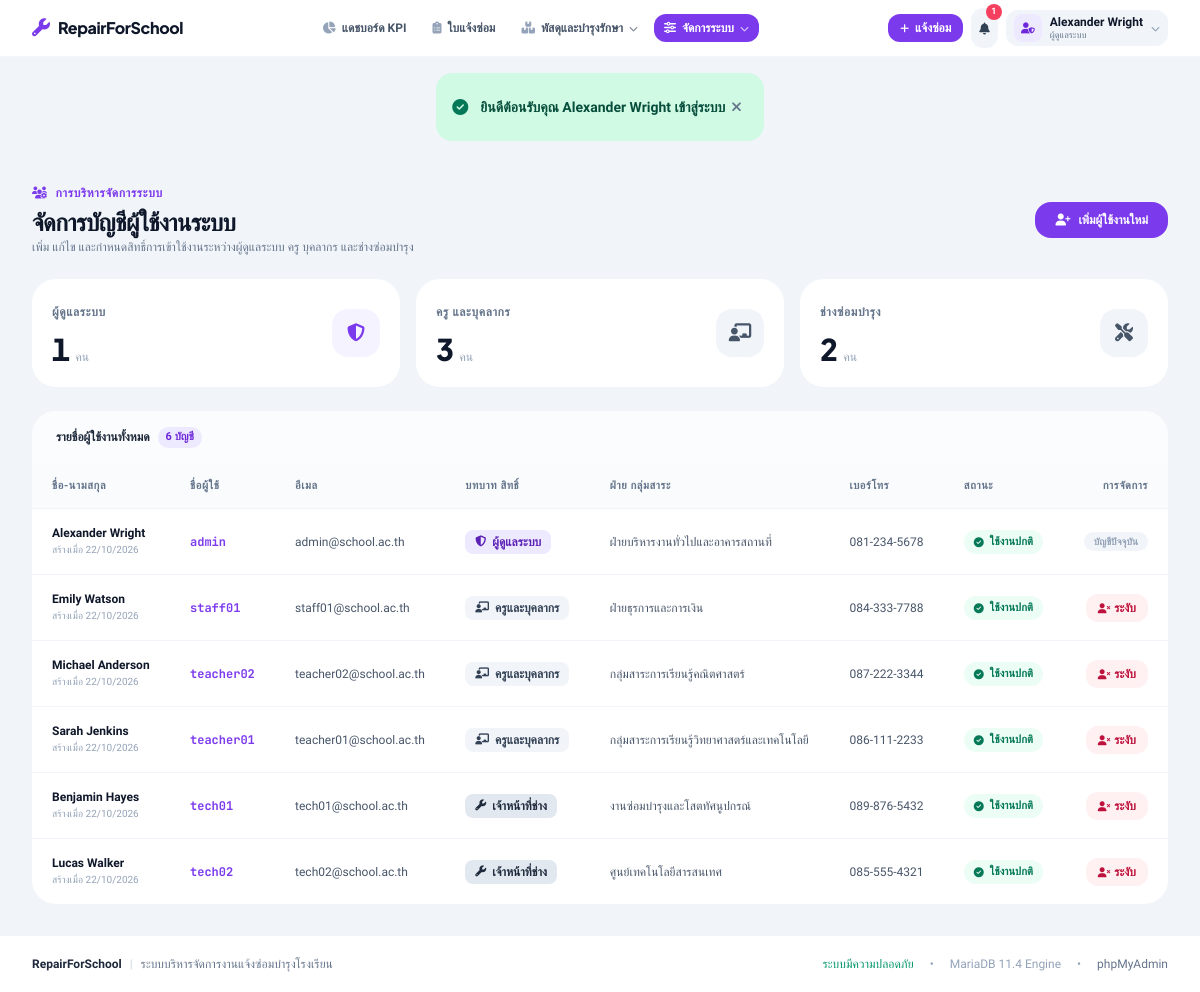
The app's page /index.php?page=users (signed in) with its own data.
### tables this page shows
CREATE TABLE `users` (
  `id`            INT UNSIGNED NOT NULL AUTO_INCREMENT,
  `username`      VARCHAR(50)  NOT NULL UNIQUE,
  `email`         VARCHAR(100) NOT NULL UNIQUE,
  `password_hash` VARCHAR(255) NOT NULL,
  `full_name`     VARCHAR(100) NOT NULL,
  `role`          ENUM('admin', 'teacher', 'technician') NOT NULL DEFAULT 'teacher',
  `department`    VARCHAR(100) DEFAULT NULL COMMENT 'กลุ่มสาระฯ / ฝ่ายงาน',
  `phone`         VARCHAR(20)  DEFAULT NULL,
  `is_active`     TINYINT(1)   NOT NULL DEFAULT 1,
  `created_at`    TIMESTAMP    NOT NULL DEFAULT CURRENT_TIMESTAMP,
  `updated_at`    TIMESTAMP    NOT NULL DEFAULT CURRENT_TIMESTAMP ON UPDATE CURRENT_TIMESTAMP,
  PRIMARY KEY (`id`),
  INDEX `idx_role` (`role`),
  INDEX `idx_is_active` (`is_active`)
);

### pages/admin/users.php (the view, shortened to what the rows shown need)
<?php
require_once __DIR__ . '/../layout/header.php';
?>
<div class="max-w-7xl mx-auto px-4 sm:px-6 lg:px-8 py-8 space-y-6">
  <div class="flex flex-col md:flex-row md:items-center md:justify-between gap-4">
    <div>
      <h1 class="text-2xl font-black text-slate-900 tracking-tight font-display">จัดการบัญชีผู้ใช้งานระบบ</h1>
    </div>
  </div>
  <div class="bg-white rounded-3xl overflow-hidden">
    <div class="overflow-x-auto">
      <table class="min-w-full divide-y divide-slate-100">
        <thead class="bg-slate-50/80 text-[11px] font-bold text-slate-500 uppercase tracking-wider text-left">
          <tr>
            <th class="px-5 py-3.5">ชื่อ-นามสกุล</th>
            <th class="px-5 py-3.5">ชื่อผู้ใช้</th>
            <th class="px-5 py-3.5">อีเมล</th>
            <th class="px-5 py-3.5">บทบาท สิทธิ์</th>
            <th class="px-5 py-3.5">ฝ่าย กลุ่มสาระ</th>
            <th class="px-5 py-3.5">เบอร์โทร</th>
            <th class="px-5 py-3.5">สถานะ</th>
            <th class="px-5 py-3.5 text-right">การจัดการ</th>
          </tr>
        </thead>
        <tbody class="divide-y divide-slate-100 text-xs">
          <?php foreach ($users as $u): ?>
            <tr class="hover:bg-slate-50/70 transition-colors">
              <td class="px-5 py-4 whitespace-nowrap">
                <strong class="text-slate-900 block"><?= htmlspecialchars($u->full_name) ?></strong>
                <span class="text-[10px] text-slate-400">สร้างเมื่อ <?= date('d/m/Y', strtotime($u->created_at)) ?></span>
              </td>
              <td class="px-5 py-4 whitespace-nowrap font-mono text-violet-600 font-bold">
                <?= htmlspecialchars($u->username) ?>
              </td>
              <td class="px-5 py-4 whitespace-nowrap text-slate-600">
                <?= htmlspecialchars($u->email) ?>
              </td>
              <td class="px-5 py-4 whitespace-nowrap">
                <?= Auth::getRoleBadge($u->role) ?>
              </td>
              <td class="px-5 py-4 whitespace-nowrap text-slate-600">
                <?= htmlspecialchars($u->department ?? '-') ?>
              </td>
              <td class="px-5 py-4 whitespace-nowrap text-slate-600">
                <?= htmlspecialchars($u->phone ?? '-') ?>
              </td>
              <td class="px-5 py-4 whitespace-nowrap">
                <?php if ((int)$u->is_active === 1): ?>
                  <span class="inline-flex items-center gap-1.5 px-2.5 py-1 rounded-xl text-[11px] font-bold bg-emerald-50 text-emerald-700">
                    <i class="fa-solid fa-circle-check text-[10px]" aria-hidden="true"></i>
                    <span>ใช้งานปกติ</span>
                  </span>
                <?php endif; ?>
              </td>
              <td class="px-5 py-4 whitespace-nowrap text-right">
                <?php if ((int)$u->id !== (int)Auth::id()): ?>
                  <form action="index.php?page=users-toggle" method="POST" class="inline" onsubmit="return confirm('ยืนยันการเปลี่ยนสถานะผู้ใช้งานรายนี้?');">
                    <?php if ((int)$u->is_active === 1): ?>
                      <button
                        type="submit"
                        class="inline-flex items-center gap-1 px-3 py-1.5 rounded-xl bg-rose-50 hover:bg-rose-100 text-rose-700 text-xs font-bold transition-all active:scale-95"
                        title="ระงับการใช้งาน"
                      >
                        <i class="fa-solid fa-user-xmark text-[10px]" aria-hidden="true"></i>
                        <span>ระงับ</span>
                      </button>
                    <?php endif; ?>
                  </form>
                <?php else: ?>
                  <span class="px-2.5 py-1 rounded-xl bg-slate-100 text-slate-400 text-[10px] font-semibold">
                    บัญชีปัจจุบัน
                  </span>
                <?php endif; ?>
              </td>
            </tr>
          <?php endforeach; ?>
        </tbody>
      </table>
    </div>
  </div>
</div>
<?php
require_once __DIR__ . '/../layout/footer.php';
?>

### pages/layout/header.php (shortened to what the rows shown need)
<?php
$currentUser = Auth::user();
$currentRole = Auth::role();
$unreadNotifCount = 0;
if (Auth::check()) {
    $unreadNotifCount = Notification::countUnreadByUser((int)Auth::id());
}
?>
<!doctype html>
<html lang="th" class="h-full">
<head>
  <script src="https://cdn.tailwindcss.com"></script>
  <link rel="stylesheet" href="https://cdnjs.cloudflare.com/ajax/libs/font-awesome/6.5.2/css/all.min.css" />
  <link href="assets/css/app.css" rel="stylesheet">
</head>
<body class="bg-slate-100 text-slate-800 antialiased flex flex-col min-h-[100dvh]">
<header class="sticky top-0 z-40 w-full bg-white text-slate-800 transition-all border-b border-slate-100/80">
  <div class="max-w-[1440px] mx-auto px-4 sm:px-6 lg:px-8">
    <div class="flex items-center justify-between h-14 gap-2">
      <div class="flex items-center gap-2">
        <?php if (Auth::check()): ?>
          <?php if (!Auth::isTeacher()): ?>
            <a href="index.php?page=tickets-create" class="hidden sm:inline-flex items-center gap-1.5 px-3 py-1.5 rounded-xl bg-violet-600 hover:bg-violet-700 text-white text-xs font-bold transition-all active:scale-95 shadow-none">
              <i class="fa-solid fa-plus text-[10px]" aria-hidden="true"></i>
              <span>แจ้งซ่อม</span>
            </a>
          <?php endif; ?>
          <div class="relative" id="notificationMenuWrapper">
            <button
              type="button"
              id="notificationMenuButton"
              onclick="toggleNotificationDropdown()"
              aria-haspopup="true"
              aria-expanded="false"
              aria-label="การแจ้งเตือน"
              class="relative p-2 rounded-xl bg-slate-100 hover:bg-slate-200 text-slate-700 hover:text-slate-900 transition-all focus:outline-none"
            >
              <i class="fa-solid fa-bell text-xs" aria-hidden="true"></i>
              <?php if ($unreadNotifCount > 0): ?>
                <span class="absolute -top-1 -right-1 min-w-[16px] h-[16px] px-1 rounded-full bg-rose-500 text-white text-[9px] font-black flex items-center justify-center tabular-nums">
                  <?= $unreadNotifCount > 9 ? '9+' : $unreadNotifCount ?>
                </span>
              <?php endif; ?>
            </button>
          </div>
          <div class="relative" id="userMenuWrapper">
            <button
              type="button"
              id="userMenuButton"
              onclick="toggleUserDropdown()"
              aria-haspopup="true"
              aria-expanded="false"
              aria-label="เมนูบัญชีผู้ใช้งาน"
              class="flex items-center gap-2 py-1 px-2 rounded-xl bg-slate-100 hover:bg-slate-200 text-left transition-all focus:outline-none"
            >
              <div class="w-7 h-7 rounded-lg bg-violet-100 text-violet-700 flex items-center justify-center text-[11px] font-bold flex-shrink-0">
                <i class="fa-solid <?= match ($currentRole) {
                  'admin' => 'fa-user-shield',
                  'technician' => 'fa-user-gear',
                  'teacher' => 'fa-user-tie',
                  default => 'fa-user'
                } ?>" aria-hidden="true"></i>
              </div>
              <div class="hidden sm:block">
                <div class="text-xs font-bold text-slate-900 leading-tight max-w-[110px] xl:max-w-[140px] truncate"><?= htmlspecialchars($currentUser->full_name ?? '') ?></div>
                <div class="text-[9px] text-slate-500 font-medium leading-tight">
                  <?= match ($currentRole) {
                    'admin' => 'ผู้ดูแลระบบ',
                    'technician' => 'ช่างเทคนิค',
                    'teacher' => 'ครูและบุคลากร',
                    default => 'ผู้ใช้งาน'
                  } ?>
                </div>
              </div>
              <i class="fa-solid fa-chevron-down text-[9px] text-slate-400" aria-hidden="true"></i>
            </button>
          </div>
        <?php endif; ?>
      </div>
    </div>
  </div>
</header>
<main id="main-content" class="flex-grow">

### src/Core/Auth.php (shortened to what the rows shown need)
<?php
class Auth
{
    private static ?User $cachedUser = null;
    public static function check(): bool
    {
        return Session::has(self::SESSION_KEY);
    }
    public static function user(): ?User
    {
        if (self::$cachedUser === null) {
            $userId = (int)Session::get(self::SESSION_KEY);
            self::$cachedUser = User::find($userId);
        }
        return self::$cachedUser;
    }
    public static function id(): ?int
    {
        return self::check() ? (int)Session::get(self::SESSION_KEY) : null;
    }
    public static function role(): ?string
    {
        return self::check() ? (string)Session::get(self::SESSION_ROLE) : null;
    }
    public static function isTeacher(): bool
    {
        return self::role() === 'teacher';
    }
    public static function getRoleBadge(string $role): string
    {
        return match ($role) {
            'admin' => '<span class="inline-flex items-center gap-1.5 px-2.5 py-1 rounded-lg text-xs font-semibold bg-violet-100 text-violet-800"><i class="fa-solid fa-shield-halved text-[11px]"></i>ผู้ดูแลระบบ</span>',
            'technician' => '<span class="inline-flex items-center gap-1.5 px-2.5 py-1 rounded-lg text-xs font-semibold bg-slate-200 text-slate-800"><i class="fa-solid fa-wrench text-[11px]"></i>เจ้าหน้าที่ช่าง</span>',
            'teacher' => '<span class="inline-flex items-center gap-1.5 px-2.5 py-1 rounded-lg text-xs font-semibold bg-slate-100 text-slate-700"><i class="fa-solid fa-chalkboard-user text-[11px]"></i>ครูและบุคลากร</span>',
            default => '<span class="inline-flex items-center gap-1 px-2.5 py-1 rounded-lg text-xs font-medium bg-slate-100 text-slate-700">' . htmlspecialchars($role) . '</span>',
        };
    }
}

### records on screen
users: full_name "Alexander Wright", created_at "22/10/2026", username "admin", email "admin@school.ac.th", role "ผู้ดูแลระบบ", department "ฝ่ายบริหารงานทั่วไปและอาคารสถานที่", phone "081-234-5678", is_active 1 (drawn), shows "บัญชีปัจจุบัน"
users: full_name "Emily Watson", created_at "22/10/2026", username "staff01", email "staff01@school.ac.th", role "ครูและบุคลากร", department "ฝ่ายธุรการและการเงิน", phone "084-333-7788", is_active 1 (drawn)
users: full_name "Michael Anderson", created_at "22/10/2026", username "teacher02", email "teacher02@school.ac.th", role "ครูและบุคลากร", department "กลุ่มสาระการเรียนรู้คณิตศาสตร์", phone "087-222-3344", is_active 1 (drawn)
users: full_name "Sarah Jenkins", created_at "22/10/2026", username "teacher01", email "teacher01@school.ac.th", role "ครูและบุคลากร", department "กลุ่มสาระการเรียนรู้วิทยาศาสตร์และเทคโนโลยี", phone "086-111-2233", is_active 1 (drawn)
users: full_name "Benjamin Hayes", created_at "22/10/2026", username "tech01", email "tech01@school.ac.th", role "เจ้าหน้าที่ช่าง", department "งานซ่อมบำรุงและโสตทัศนูปกรณ์", phone "089-876-5432", is_active 1 (drawn)
users: full_name "Lucas Walker", created_at "22/10/2026", username "tech02", email "tech02@school.ac.th", role "เจ้าหน้าที่ช่าง", department "ศูนย์เทคโนโลยีสารสนเทศ", phone "085-555-4321", is_active 1 (drawn)

### other values on screen
$unreadNotifCount "1"
$msg "ยินดีต้อนรับคุณ Alexander Wright เข้าสู่ระบบ"
$adminCount "1"
$teacherCount "3"
$techCount "2"
count($users) "6"
